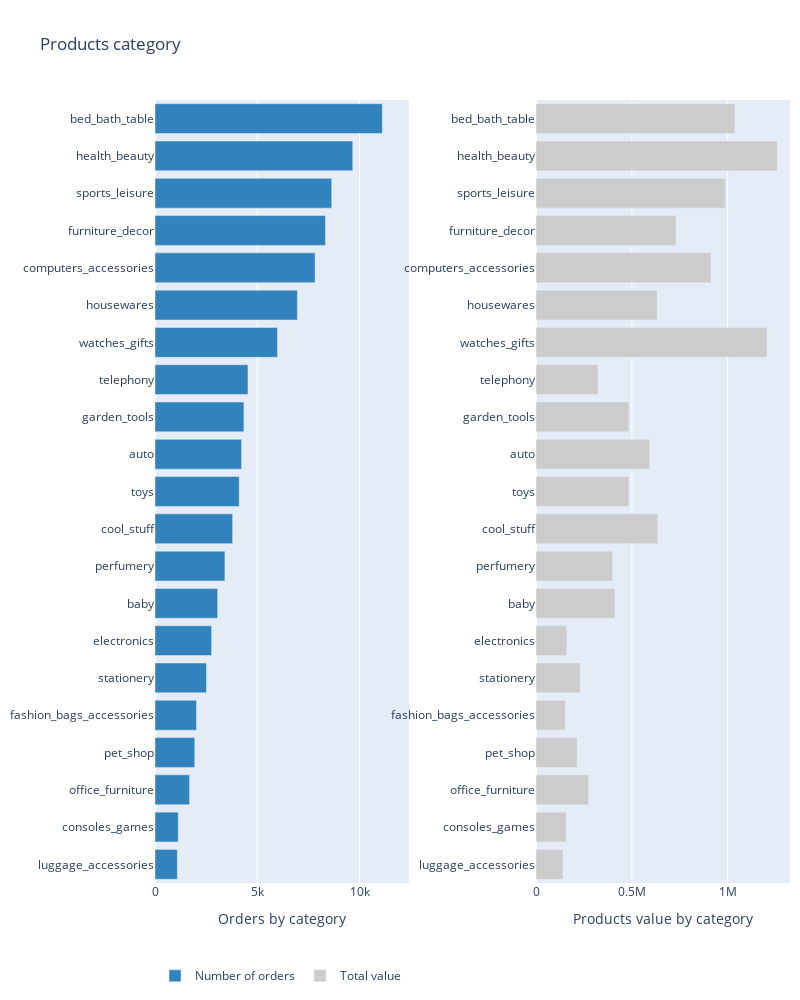

Source (notebook cell):
### Code cell
# Orders by category (less 1000 orders grouped into others)
orders_count = orders.groupby('product_category_name').size()
orders_count['others'] = orders_count[orders_count < 1000].sum()
orders_count = orders_count[orders_count >= 1000].sort_values(ascending=True)
orders_value = orders.groupby('product_category_name')['price'].sum()
orders_value = orders_value[orders_count.index]
translation = pd.Series(translation.product_category_name_english.values, index=translation.product_category_name)

trace0 = go.Bar(
    y=translation[orders_count.index],
    x=orders_count.values,
    name='Number of orders',
    orientation='h',
    marker=dict(color='rgb(49,130,189)')
)
trace1 = go.Bar(
    y=translation[orders_value.index],
    x=orders_value.values,
    name='Total value',
    orientation='h',
    marker=dict(color='rgb(204,204,204)')
)
fig = tools.make_subplots(rows=1, cols=2, print_grid=False)
fig.append_trace(trace0, 1, 1)
fig.append_trace(trace1, 1, 2)

fig['layout'].update(
    height=1000,
    width=800,
    title='Products category',
    margin=dict(l=150, r=10, t=100, b=100),
    legend=dict(orientation="h")
)
fig['layout']['xaxis1'].update(title='Orders by category', domain=[0, 0.40])
fig['layout']['xaxis2'].update(title='Products value by category', domain=[0.6, 1])
iplot(fig)

### Figure 1 — Plotly figure (JSON) as saved in the notebook; plotly's stock layout.template omitted (floating-point values rounded to 4 significant figures)
{"data": [{"marker": {"color": "rgb(49,130,189)"}, "name": "Number of orders", "orientation": "h", "type": "bar", "x": [1092, 1137, 1691, 1947, 2031, 2517, 2767, 3065, 3419, 3796, 4117, 4235, 4347, 4545, 5991, 6964, 7827, 8334, 8641, 9670, 11115, 11799], "xaxis": "x", "y": ["luggage_accessories", "consoles_games", "office_furniture", "pet_shop", "fashion_bags_accessories", "stationery", "electronics", "baby", "perfumery", "cool_stuff", "toys", "auto", "garden_tools", "telephony", "watches_gifts", "housewares", "computers_accessories", "furniture_decor", "sports_leisure", "health_beauty", "bed_bath_table", null], "yaxis": "y"}, {"marker": {"color": "rgb(204,204,204)"}, "name": "Total value", "orientation": "h", "type": "bar", "x": [140400.0, 157500.0, 274000.0, 214300.0, 152800.0, 230900.0, 160200.0, 411800.0, 399100.0, 635300.0, 483900.0, 592700.0, 485300.0, 323700.0, 1205000.0, 632200.0, 912000.0, 729800.0, 988000.0, 1259000.0, 1037000.0, null], "xaxis": "x2", "y": ["luggage_accessories", "consoles_games", "office_furniture", "pet_shop", "fashion_bags_accessories", "stationery", "electronics", "baby", "perfumery", "cool_stuff", "toys", "auto", "garden_tools", "telephony", "watches_gifts", "housewares", "computers_accessories", "furniture_decor", "sports_leisure", "health_beauty", "bed_bath_table", null], "yaxis": "y2"}], "layout": {"height": 1000, "legend": {"orientation": "h"}, "margin": {"b": 100, "l": 150, "r": 10, "t": 100}, "title": {"text": "Products category"}, "width": 800, "xaxis": {"anchor": "y", "domain": [0, 0.4], "title": {"text": "Orders by category"}}, "xaxis2": {"anchor": "y2", "domain": [0.6, 1], "title": {"text": "Products value by category"}}, "yaxis": {"anchor": "x", "domain": [0, 1]}, "yaxis2": {"anchor": "x2", "domain": [0, 1]}}}
